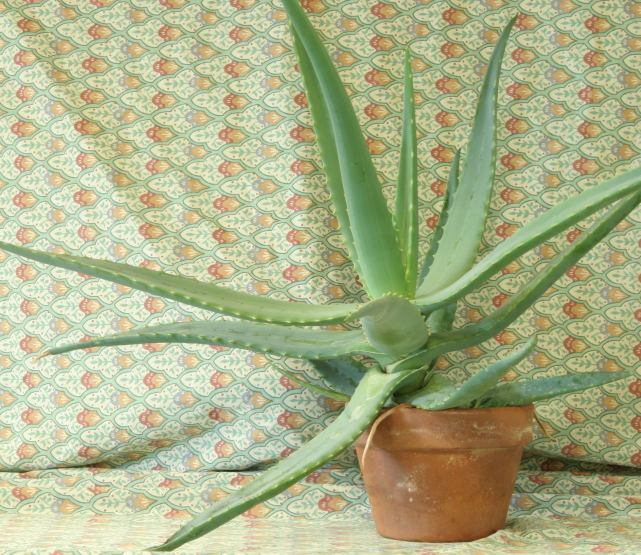
#> input picture input/aloeL.jpg, 1282 x 1110 px (shown at 1/2 size)
$ python stereo_depth.py
#> lines starting #> are read from the running program, lines starting #| are printed output that depends on the picture; long printed decimals are rounded
"""
Stereo Vision Depth Measurement
================================
Measures depth to objects using a stereo image pair.
Harris-Stephens corner detection + NCC matching + disparity-to-depth.

Course: Image Recognition Systems
"""

import cv2
import numpy as np
import matplotlib.pyplot as plt
from scipy.interpolate import griddata
import os

# ============================================================
# Configuration
# ============================================================
LEFT_IMAGE = "input/aloeL.jpg"
RIGHT_IMAGE = "input/aloeR.jpg"
OUTPUT_DIR = "output"

GAUSSIAN_KERNEL = (5, 5)
GAUSSIAN_SIGMA = 1.0

# Harris corner detection parameters
HARRIS_BLOCK_SIZE = 2
HARRIS_KSIZE = 3
HARRIS_K = 0.04
HARRIS_THRESHOLD = 0.01

# Corner refinement parameters
NMS_DISTANCE = 10
MAX_CORNERS = 1500
SUBPIX_WIN = (5, 5)
SUBPIX_ZERO_ZONE = (-1, -1)
SUBPIX_CRITERIA = (cv2.TERM_CRITERIA_EPS + cv2.TERM_CRITERIA_MAX_ITER, 30, 0.001)

# Feature descriptor parameters
PATCH_SIZE = 15

# NCC matching parameters
NCC_THRESHOLD = 0.8

# Match filtering parameters
EPIPOLAR_TOLERANCE = 5
MIN_DISPARITY = 1
MAX_DISPARITY = 200

# Depth estimation parameters
# Estimated values for the aloe stereo pair
# focal_length: ~2740px (estimated from image width ~1282px and ~65 degree FOV)
# baseline: ~65mm (typical stereo camera separation)
FOCAL_LENGTH_PX = 2740.0    # Estimated focal length in pixels
BASELINE_MM = 65.0          # Estimated baseline in millimeters

def load_stereo_pair(left_path, right_path):
    """Load left and right stereo images."""
#> called with left_path = 'input/aloeL.jpg', right_path = 'input/aloeR.jpg'
    img_left = cv2.imread(left_path)
#> img_left is the input picture: shape (1110, 1282, 3); mean B, G, R 136.6, 177.2, 171.2
    img_right = cv2.imread(right_path)
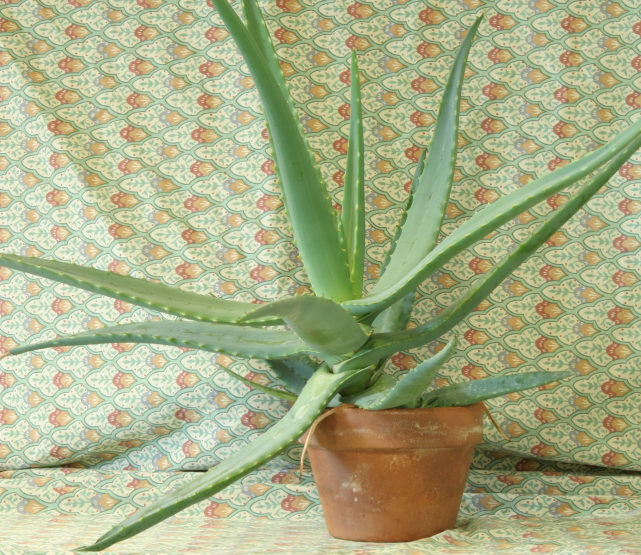
#> input picture input/aloeR.jpg, 1282 x 1110 px (shown at 1/2 size)
#> img_right is the input picture: shape (1110, 1282, 3); mean B, G, R 134.1, 174.2, 168

    if img_left is None:
        raise FileNotFoundError(f"Could not load left image: {left_path}")
    if img_right is None:
        raise FileNotFoundError(f"Could not load right image: {right_path}")

    print(f"Left image loaded:  {img_left.shape}")
#| Left image loaded:  (1110, 1282, 3)
    print(f"Right image loaded: {img_right.shape}")
#| Right image loaded: (1110, 1282, 3)

    return img_left, img_right

def display_stereo_pair(img_left, img_right):
    """Display left and right images side by side."""
    fig, axes = plt.subplots(1, 2, figsize=(14, 6))

    axes[0].imshow(cv2.cvtColor(img_left, cv2.COLOR_BGR2RGB))
    axes[0].set_title("Left Image (aloeL.jpg)")
    axes[0].axis("off")

    axes[1].imshow(cv2.cvtColor(img_right, cv2.COLOR_BGR2RGB))
    axes[1].set_title("Right Image (aloeR.jpg)")
    axes[1].axis("off")

    plt.suptitle("Stereo Image Pair", fontsize=16, fontweight="bold")
    plt.tight_layout()

    output_path = os.path.join(OUTPUT_DIR, "01_stereo_pair.png")
    plt.savefig(output_path, dpi=150, bbox_inches="tight")
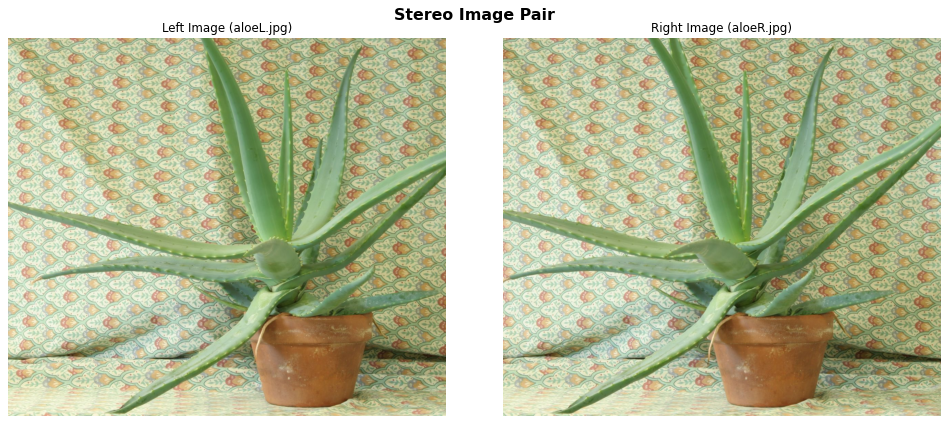
#> figure drawn by matplotlib, 2 panels
    print(f"Saved: {output_path}")
    plt.show()

def preprocess(img_left, img_right):
    """Convert to grayscale and apply Gaussian blur."""
    gray_left = cv2.cvtColor(img_left, cv2.COLOR_BGR2GRAY)
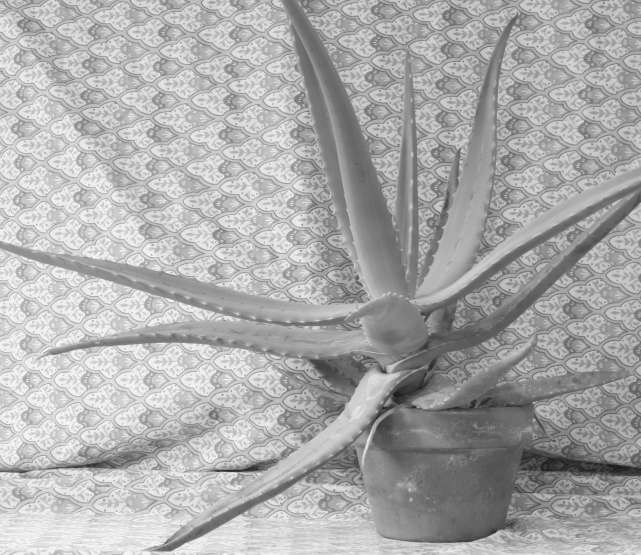
#> gray_left: shape (1110, 1282) (shown at 1/2 size); min 18, max 253, mean 170.8
    gray_right = cv2.cvtColor(img_right, cv2.COLOR_BGR2GRAY)
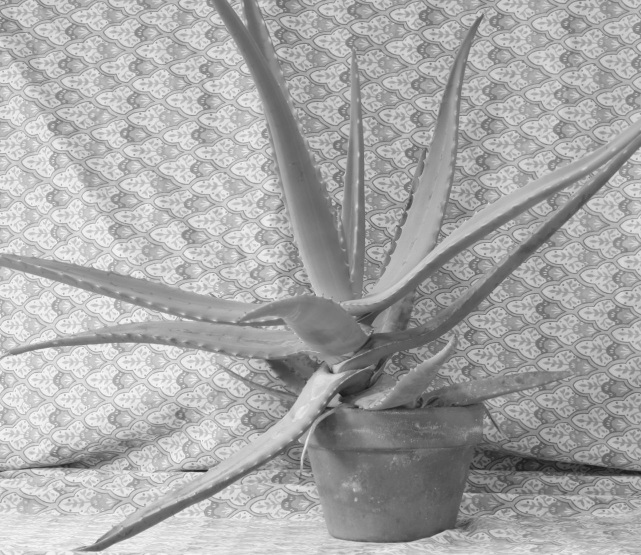
#> gray_right: shape (1110, 1282) (shown at 1/2 size); min 18, max 253, mean 167.8
    print(f"Grayscale left:  {gray_left.shape}, dtype={gray_left.dtype}")
#| Grayscale left:  (1110, 1282), dtype=uint8
    print(f"Grayscale right: {gray_right.shape}, dtype={gray_right.dtype}")
#| Grayscale right: (1110, 1282), dtype=uint8

    blur_left = cv2.GaussianBlur(gray_left, GAUSSIAN_KERNEL, GAUSSIAN_SIGMA)
    blur_right = cv2.GaussianBlur(gray_right, GAUSSIAN_KERNEL, GAUSSIAN_SIGMA)
    print(f"Gaussian blur applied: kernel={GAUSSIAN_KERNEL}, sigma={GAUSSIAN_SIGMA}")

    return gray_left, gray_right, blur_left, blur_right

def display_preprocessing(gray_left, gray_right, blur_left, blur_right):
    """Display grayscale and blurred images in a 2x2 grid."""
    fig, axes = plt.subplots(2, 2, figsize=(14, 10))

    axes[0, 0].imshow(gray_left, cmap="gray")
    axes[0, 0].set_title("Left — Grayscale")
    axes[0, 0].axis("off")

    axes[0, 1].imshow(gray_right, cmap="gray")
    axes[0, 1].set_title("Right — Grayscale")
    axes[0, 1].axis("off")

    axes[1, 0].imshow(blur_left, cmap="gray")
    axes[1, 0].set_title(f"Left — Gaussian Blur {GAUSSIAN_KERNEL}")
    axes[1, 0].axis("off")

    axes[1, 1].imshow(blur_right, cmap="gray")
    axes[1, 1].set_title(f"Right — Gaussian Blur {GAUSSIAN_KERNEL}")
    axes[1, 1].axis("off")

    plt.suptitle("Preprocessing: Grayscale + Gaussian Blur", fontsize=16, fontweight="bold")
    plt.tight_layout()

    output_path = os.path.join(OUTPUT_DIR, "02_preprocessing.png")
    plt.savefig(output_path, dpi=150, bbox_inches="tight")
    print(f"Saved: {output_path}")
    plt.show()

def detect_harris_corners(blur_img):
    """Detect corners using Harris-Stephens corner detector."""
    img_float = np.float32(blur_img)
    harris_response = cv2.cornerHarris(img_float, HARRIS_BLOCK_SIZE, HARRIS_KSIZE, HARRIS_K)

    print(f"Harris response: min={harris_response.min():.6f}, max={harris_response.max():.6f}")
#| Harris response: min=-5517072.500, max=337846.094

    threshold = HARRIS_THRESHOLD * harris_response.max()
#> threshold = 3378.5
    corner_mask = harris_response > threshold
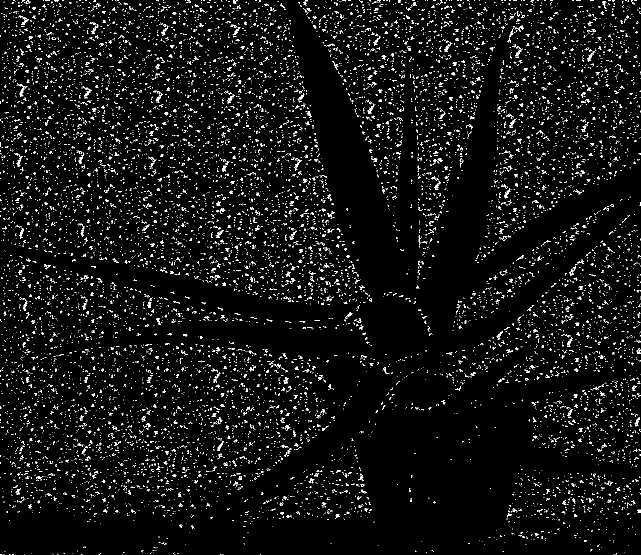
#> corner_mask: shape (1110, 1282) bool (shown at 1/2 size); 4.5% white in thin lines or dots
    corners_yx = np.argwhere(corner_mask)
#> corners_yx = 63679 pairs, first value 0 to 1109, second value 0 to 1281
    corners_xy = corners_yx[:, ::-1]
#> corners_xy = 63679 pairs, first value 0 to 1281, second value 0 to 1109
#> (the rest of the program and of its run is left out)
